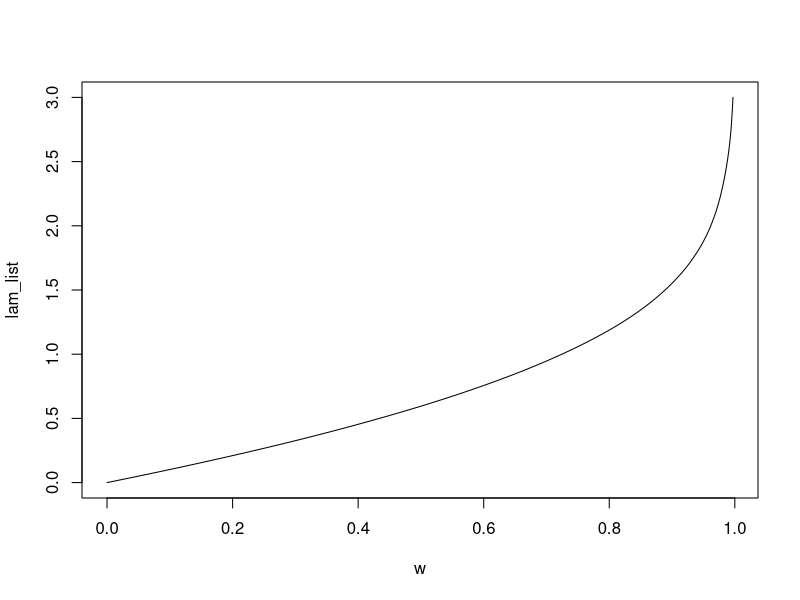
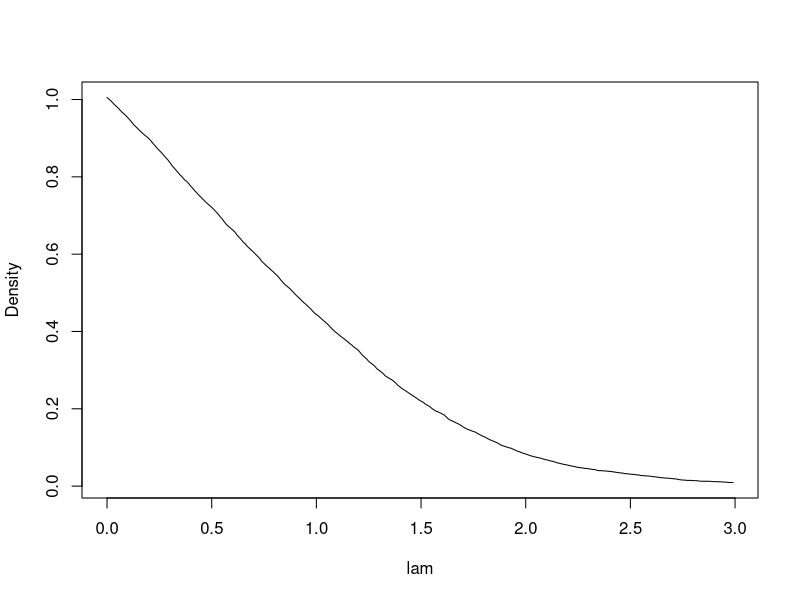

The R source for these figures, in order:
p <- 10000
beta <- rnorm(p)
lam_list <- seq(0,3,.01)
w <- numeric(length(lam_list))
for (i in 1:length(lam_list)){
  lam = lam_list[i]
  theta <- sign(beta)*(abs(beta)-lam)*((abs(beta)-lam)>0)
  w[i] <- sqrt(sum((theta-beta)^2))/sqrt(sum((beta)^2))
}
plot(w,lam_list,type='l')

ww <- runif(p)
f <- approxfun(lam_list,w)
Density <- numeric(length(lam_list)-1)
for (i in 1:length(lam_list)-1){
  Density[i] <- (f(lam_list[i+1])-f(lam_list[i]))/(lam_list[i+1]-lam_list[i])
}
lam <- lam_list[1:length(lam_list)-1]
plot(lam,Density,type='l')
